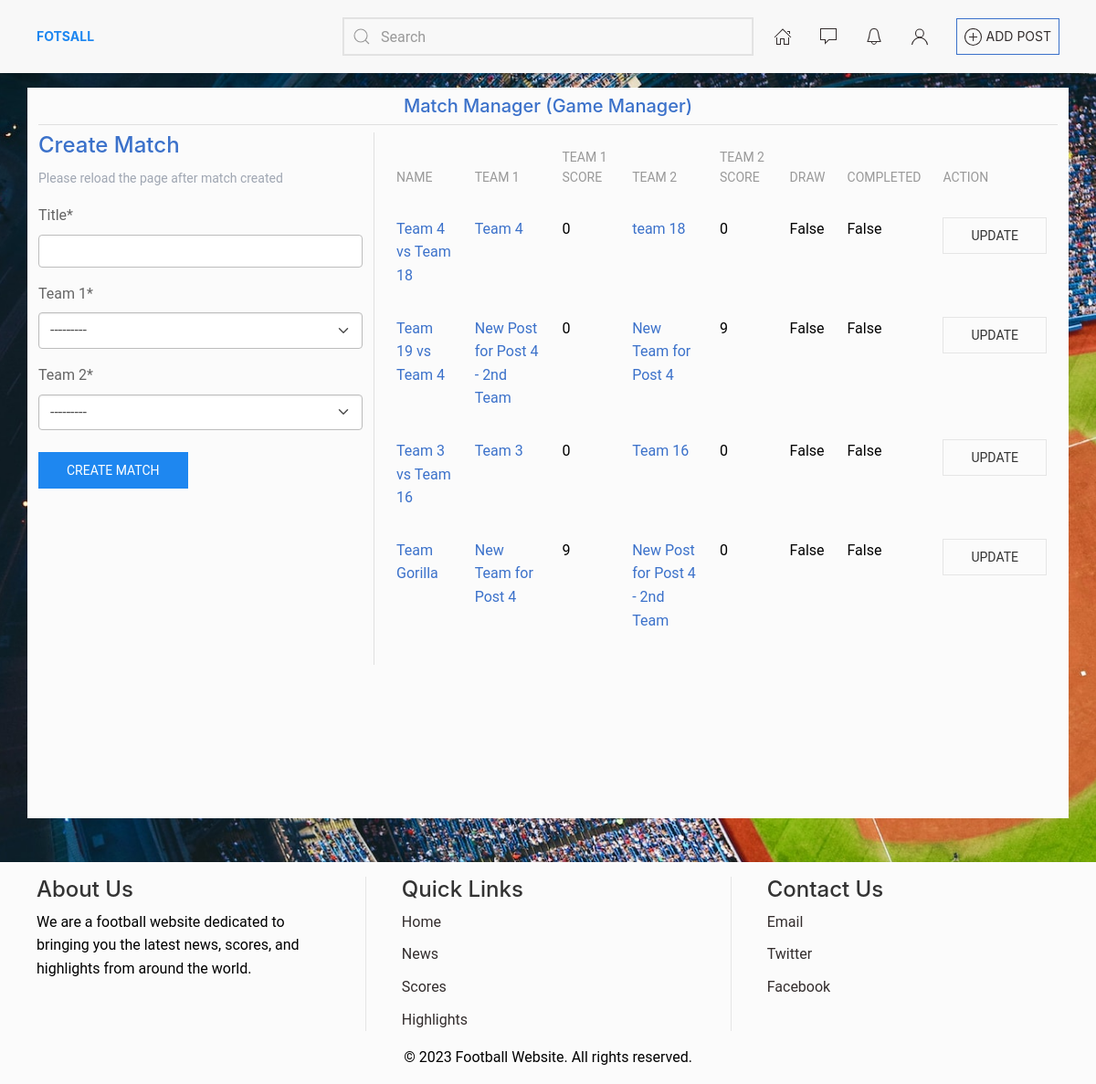
The app's page /match-manager/4/ (signed in) with its own data.
### futsal/models.py (models this page shows, shortened)
class Team(CreateUpdatedModelMixin,models.Model):
    post = models.ForeignKey("Post",on_delete=models.CASCADE,related_name="post_teams")
    team_image = models.ImageField(upload_to="team_image/")
    title = models.CharField(max_length=240)
    players = models.ManyToManyField("auth.User", through="Players",related_name="player_teams")
    score = models.PositiveBigIntegerField(default=0)
    match_completed = models.BooleanField(default=False)
    def __str__(self):
        return self.title

class Match(CreateUpdatedModelMixin,models.Model):
    post = models.ForeignKey("Post",related_name="post_matches",on_delete=models.CASCADE)
    title = models.CharField(max_length=240)
    team_1 = models.ForeignKey("Team",related_name="team1_match",on_delete=models.CASCADE)
    team_2 = models.ForeignKey("Team",related_name="team2_match",on_delete=models.CASCADE)
    draw = models.BooleanField(default=False)
    completed = models.BooleanField(default=False)
    watchers = models.PositiveBigIntegerField(default=0)
    winner = models.ForeignKey("Team",related_name="winner_matches",on_delete=models.SET_NULL,null=True,blank=True)

### futsal/views.py (the view)
# urls.py: path('match-manager/<int:pk>/',views.MatchManagerView.as_view(),name="match-manager"),
class MatchManagerView(mixins.IsGameManagerMixin,generic.ListView):
    template_name = "pages/match-manager.html"
    model = models.Match
    def get_context_data(self, **kwargs):
        context = super().get_context_data(**kwargs)
        context["match_form"] = forms.MatchForm(**{"post":self.get_post()})
        return context
    def get_queryset(self):
        post = self.get_post()
        return super().get_queryset().filter(post=post)

### futsal/forms.py
class MatchForm(forms.ModelForm):
    def __init__(self,*args, **kwargs):
        post = kwargs.pop("post",None)
        print(post)
        super().__init__(*args, **kwargs)
        self.fields["team_1"].queryset = post.post_teams.all()
        self.fields["team_2"].queryset = post.post_teams.all()
    class Meta:
        model = models.Match
        fields = ["title","team_1","team_2"]

### core/context.py (called while the page is built)
def app_context(request):
    context = dict()
    context["is_htmx"] = None
    if request.META.get('HTTP_HX_REQUEST') == "true":
       context["is_htmx"] = True
    else:
       context["is_htmx"] = False
    context["current_view"] = request.resolver_match.view_name
    context["current_url"] = reverse_lazy(request.resolver_match.view_name)
    return context

### futsal/mixins.py (called while the page is built)
    def get_post(self):
        pk_post = self.kwargs.get("pk")
        if not hasattr(self,"post_obj"):
            self.post_obj = get_object_or_404(models.Post,id=pk_post)
        return self.post_obj

    def get_context_data(self, **kwargs):
        context = super().get_context_data(**kwargs)
        context[self.post_context_object_name] = self.get_post()
        return context

    def test_func(self):
        post = self.get_post()
        return post.get_gm_user() == self.request.user

### futsal/models.py (called while the page is built)
    def get_gm_object(self):
        if not hasattr(self,"game_object"):
            self.game_object = GameManager.objects.filter(post=self)
        return self.game_object

    def get_gm_obj(self):
        if not hasattr(self,"selected_gm"):
            qs = self.get_gm_object()
            self.selected_gm = qs.filter(selected=True).distinct().first()
        return self.selected_gm

    def get_gm_user(self):
        gm_object = self.get_gm_obj()
        if gm_object:
            return gm_object.game_manager
        return None

    def __str__(self):return self.title

### users/models.py (called while the page is built)
    def __str__(self):return self.user.get_full_name()

### templates/pages/match-manager.html (shortened to what this page needs)
{% extends 'base.html' %}
{% block content %}
<div class="container bg-light min-vh-100">
    <h5 class="text-center border-bottom text-primary py-2">
        Match Manager (Game Manager)
    </h5>
    <div class="row">
        <div class="col-lg-4 border-end">
            {% include 'futsal/forms/match-create.html' %}
        </div>
        <div class="col-lg-8">
            <table class="uk-table">
                <thead>
                    <tr>
                        <th>Name</th>
                        <th>Team 1</th>
                        <th>Team 1 score</th>
                        <th>Team 2</th>
                        <th>Team 2 score</th>
                        <th>Draw</th>
                        <th>Completed</th>
                        <th>Action</th>
                    </tr>
                </thead>
                <tbody>
                    {% for match in object_list %}
                    <tr>
                        <td>
                            <a href="{% url 'match-detail' post.id match.id %}">
                            {{match.title}}
                            </a>
                        </td>
                        <td>
                            <a href="{% url 'team-detail' post.id match.team_1.id %}">
                                {{match.team_1.title}}
                            </a>
                        </td>
                        <td>
                            {{match.team_1.score}}
                        </td>
                        <td>
                            <a href="{% url 'team-detail' post.id match.team_2.id %}">
                                {{match.team_2.title}}
                            </a>
                        </td>
                        <td>
                            {{match.team_2.score}}
                        </td>
                        <td>{{match.draw}}</td>
                        <td>{{match.completed}}</td>
                        <td>
                            <a
                                class="uk-button uk-button-default"
                                href="#MatchUpdate"
                                hx-get="{% url 'match-update' post.id match.pk %}"
                                hx-target="#MatchUpdateForm"
                                hx-swap="innerHTML"
                                uk-toggle>
                                Update
                            </a>
                        </td>
                    </tr>
                    {% endfor %}
                </tbody>
            </table>
        </div>
    </div>
</div>
{% endblock content %}

### templates/futsal/forms/match-create.html (shortened to what this page needs)
{% load crispy_forms_tags %}
<div id="create-match">
    <h4 class="text-primary">Create Match</h4>
    <p><small class="text-secondary">Please reload the page after match created </small></p>
    <form
        hx-post="{% url 'match-create' post.id %}"
        hx-trigger="submit"
        hx-encoding="multipart/form-data"
        hx-target="#create-match"
        hx-swap="innerHTML"
        class="my-3">
        {{match_form|crispy}}
        <button type="submit" class="uk-button uk-button-primary my-2">Create Match</button>
    </form>
</div>

### static/css/app.css (style rules this page uses)
body { min-height: 100vh; color:black !important; }
body { min-height: 100vh !important; background: url("/static/images/home.jpg"); background-size: cover !important; background-position: center !important; margin: 0 !important; padding: 0 !important; }

### records on screen
Match: title "Team 4 vs Team 18", team_1 "Team 4", team_1.score "0", team_2 "team 18", team_2.score "0", draw "False", completed "False"
Match: title "Team 19 vs Team 4", team_1 "New Post for Post 4 - 2nd Team", team_1.score "0", team_2 "New Team for Post 4", team_2.score "9", draw "False", completed "False"
Match: title "Team 3 vs Team 16", team_1 "Team 3", team_1.score "0", team_2 "Team 16", team_2.score "0", draw "False", completed "False"
Match: title "Team Gorilla", team_1 "New Team for Post 4", team_1.score "9", team_2 "New Post for Post 4 - 2nd Team", team_2.score "0", draw "False", completed "False"
